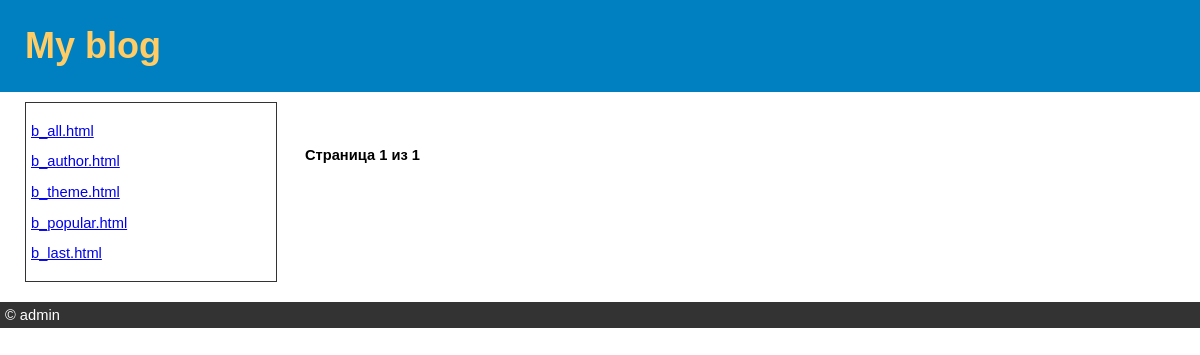
The page /blog/ on the database as committed earlier.
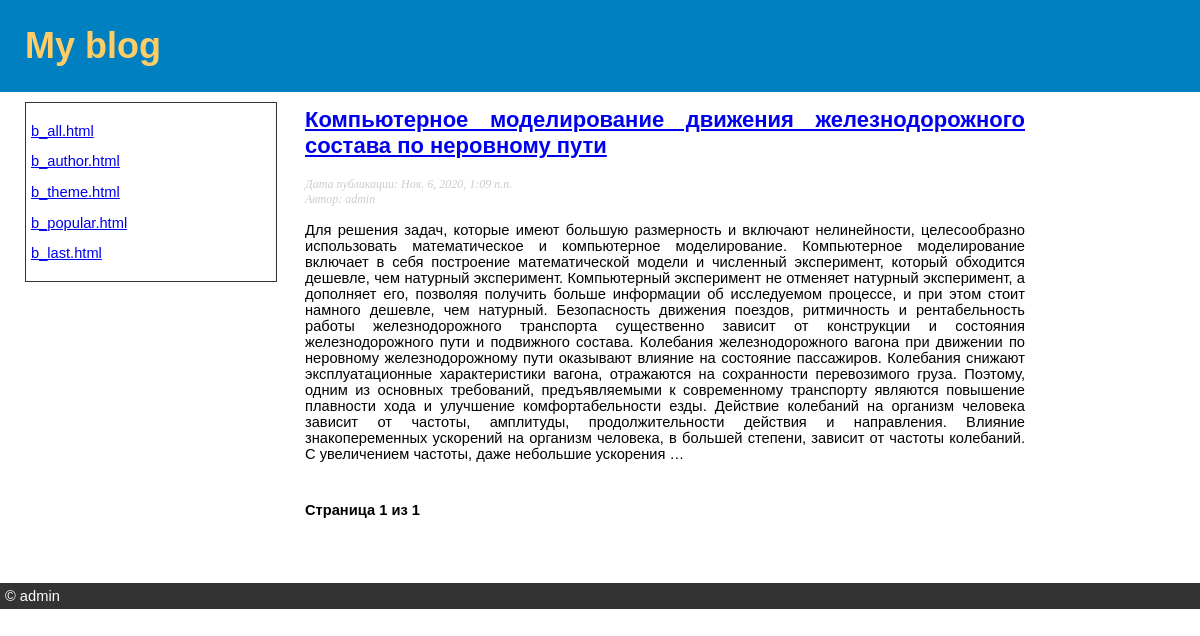
The same page on the database as committed later.
### blog/models.py (models this page shows, shortened)
class Post(models.Model):
    STATUS_CHOICES = (('draft', 'Черновик'), ('published', 'Опубликовано'))
    title = models.CharField(verbose_name='Заголовок', max_length=250)
    slug = models.SlugField(verbose_name='URL', max_length=250, unique_for_date='date_published')
    author = models.ForeignKey(User, verbose_name='Автор', on_delete=models.CASCADE, related_name='blog_posts')
    body = models.TextField(verbose_name='Содержание статьи')
    date_published = models.DateTimeField('Дата публикации статьи', default=timezone.now)
    created = models.DateTimeField(verbose_name='Дата создания статьи', auto_now_add=True)
    updated = models.DateTimeField(auto_now=True)
    status = models.CharField(verbose_name='Статус', max_length=10, choices=STATUS_CHOICES, default='draft')
    objects = models.Manager()
    published = PublishedManager()
    class Meta:
        ordering = ('-date_published',)
        verbose_name = 'статью'
        verbose_name_plural = 'Статьи'
    def get_absolute_url(self):
        return reverse('blog:post_detail', args=[self.date_published.year, self.date_published.month, self.date_published.day, self.slug])

### blog/views.py (the view)
# urls.py: path('', views.post_list, name='post_list'),
def post_list(request):
    object_list = Post.published.all()
    paginator = Paginator(object_list, 3)
    page = request.GET.get('page')
    try:
        posts = paginator.page(page)
    except PageNotAnInteger:
        posts = paginator.page(1)
    except EmptyPage:
        posts = paginator.page(paginator.num_pages)
    return render(request, 'blog/post/list.html', {'page': page, 'posts': posts} )

### blog/models.py (called while the page is built)
    def get_queryset(self):
        return super(PublishedManager, self).get_queryset().filter(status='published')

### blog/templates/blog/post/list.html (shortened to what this page needs)
{% extends 'blog/base.html' %}
{% block content %}
    {% for post in posts %}
        <h2>
            <a href="{{ post.get_absolute_url }}">{{ post.title }}</a>
        </h2>
        <p class="date">
            Дата публикации: {{ post.date_published }} <br>
            Автор: {{ post.author }}
        </p>
        {{ post.body|truncatewords:150|linebreaks }}
    {% endfor %}
    {% include "pagination.html" with page=posts %}
{% endblock content %}

Rows that differ between the two databases and show on the page:
added Post: title "Компьютерное моделирование движения железнодорожного состава по неровному пути", date_published "Ноя. 6, 2020, 1:09 п.п.", author "admin", body "Для решения задач, которые имеют большую размерность и включают нелинейности, целесообразно использовать математическое и компьютерное моделирование. Компьютерное моделирование включает в себя построение математической модели и численный эксперимент, который обходится дешевле, чем натурный эксперимент. Компьютерный эксперимент не отменяет натурный эксперимент, а дополняет его, позволяя получить больше информации об исследуемом процессе, и при этом стоит намного дешевле, чем натурный. Безопасность движения поездов, ритмичность и рентабельность работы железнодорожного транспорта существенно зависит от конструкции и состояния железнодорожного пути и подвижного состава. Колебания…"
